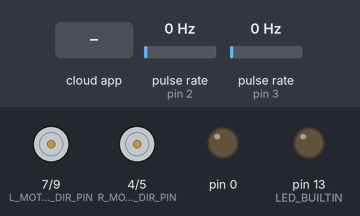
Recording of a program running on a simulated Arduino Uno, built with avr-gcc and run on an emulated ATmega328P. On the bench: direction and speed pins drawn as motors (green arrow = direction pin HIGH = forward, orange = LOW = backward, longer = more drive), output pins drawn as LEDs (lit = HIGH). Wiring (inferred from the names in the program): 2 × pulse sensor: data pin 2 / data pin 3. The inputs (shaded band) are chosen by the test bench; at power-on: pulse rate (sensors on pin 2, pin 3) 0 Hz. The ROS host is connected and sends only what is stated.

Above: at 1.7 s.
1.8 s: the phone or cloud app sets linear.x to -100
At 2.22 s:
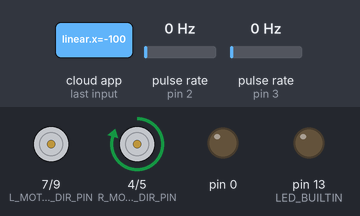
4.8 s: the phone or cloud app sets linear.x to 0
Timing chart, 0 to 7.8 s (numbered marks = the images above; inputs shaded):
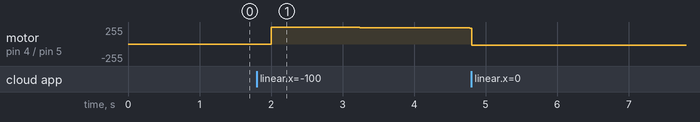

Measured:
- after the input at 1.8 s, motor on pin 4 (R_MOTOR_DIR_PIN) / pin 5 (R_MOTOR_PWM_PIN): stopped → forward 253/255 after 0.20 s, → forward 252/255 0.11 s later, → forward 251/255 0.23 s later, → forward 250/255 0.23 s later, … (14 changes in this stretch)

The program:

main.cpp
```cpp
#include <ros.h>
#include <Arduino.h>
#include <stdio.h>
#include <PID_v1.h>

#include <std_msgs/Int16.h>
#include <std_msgs/Float32.h>
#include <geometry_msgs/Twist.h>

ros::NodeHandle nh;

char log_buffer[50];

#ifndef LED_BUILTIN
#define LED_BUILTIN 13
#endif

#define L_MOTOR_PWM_PIN 9
#define L_MOTOR_DIR_PIN 7
#define R_MOTOR_PWM_PIN 5
#define R_MOTOR_DIR_PIN 4
#define L_ENCODER_PIN 3
#define R_ENCODER_PIN 2

#define WHEELBASE 0.135 // in meters
#define WHEEL_RADIUS 0.033 // in meters
#define WHEEL_CIRCUMFERENCE 0.207 // in meters
#define ENCODER_TICKS_PER_ROTATION 40.0 // 20 holes in encoder disc
#define WHEEL_DISTANCE_PER_ENCODER_TICK (WHEEL_CIRCUMFERENCE / ENCODER_TICKS_PER_ROTATION) // in meters

#define FORWARD true
#define BACKWARD false

#define L_MOTOR_FWD_OR_STOP LOW
#define L_MOTOR_BKWD HIGH
#define R_MOTOR_FWD_OR_STOP LOW
#define R_MOTOR_BKWD HIGH
#define MAX_PWM 255 //Arduino analogWrite (PWM) always on is 255

#define ENCODER_DEBOUNCE_TIME 1500 // in us

#define FEEDBACK_LOOP_FREQUENCY (float)2 // in Hz, must be in floating point or FEEDBACK_LOOP_TIME and TICK_CMR won't calculate properly
#define FEEDBACK_LOOP_TIME (1 / FEEDBACK_LOOP_FREQUENCY) // in seconds
#define TICK_CMR (int)((16000000 / (1024 * FEEDBACK_LOOP_FREQUENCY)) - 1) // When the timer counts to this, it interrupts

// PID constants
double Kp=2, Ki=5, Kd=1;

//How to log
//snprintf(log_buffer, sizeof(log_buffer) - 1, "Left wheel traveled %f meters", leftEncoderDistance);
//nh.loginfo(log_buffer);

void leftEncoderCallback();
void rightEncoderCallback();
void turnWheel(const int wheelCmdSpd, const unsigned int pwmPin, const unsigned int dirPin);
void cmdVelCallback(const geometry_msgs::Twist &twist);

geometry_msgs::Twist encoderVelocityMessage;
std_msgs::Float32 leftEncoderMessage;
std_msgs::Float32 rightEncoderMessage;
std_msgs::Int16 leftMotorMessage;
std_msgs::Int16 rightMotorMessage;

ros::Publisher encoderVelocityPub("encoder_velocity", &encoderVelocityMessage);
ros::Publisher leftEncoderPub("left_encoder_speed", &leftEncoderMessage);
ros::Publisher rightEncoderPub("right_encoder_speed", &rightEncoderMessage);
ros::Publisher leftMotorPub("left_motor_control", &leftMotorMessage);
ros::Publisher rightMotorPub("right_motor_control", &rightMotorMessage);

ros::Subscriber<geometry_msgs::Twist> cmdVelSub("cmd_vel", &cmdVelCallback);


/***************************** Encoders ******************************************/

volatile unsigned long leftEncoderLastChangeTime;
volatile unsigned long rightEncoderLastChangeTime;
volatile float leftEncoderCount;
volatile float rightEncoderCount;

volatile float leftWheelDesiredVelocity;
volatile float rightWheelDesiredVelocity;
volatile bool leftWheelLastDirection;
volatile bool rightWheelLastDirection;

double leftWheelDesiredSpeed, leftWheelEncoderSpeed, leftWheelPWM;
double rightWheelDesiredSpeed, rightWheelEncoderSpeed, rightWheelPWM;
PID leftWheelPID(&leftWheelEncoderSpeed, &leftWheelPWM, &leftWheelDesiredSpeed, Kp, Ki, Kd, DIRECT);
PID rightWheelPID(&rightWheelEncoderSpeed, &rightWheelPWM, &rightWheelDesiredSpeed, Kp, Ki, Kd, DIRECT);


void leftEncoderCallback() {
  unsigned long currentMicros = micros();
  if(currentMicros - leftEncoderLastChangeTime > ENCODER_DEBOUNCE_TIME) {
    leftEncoderCount++;
    leftEncoderLastChangeTime = currentMicros;
  }
}

void rightEncoderCallback() {
  unsigned long currentMicros = micros();
  if(currentMicros - rightEncoderLastChangeTime > ENCODER_DEBOUNCE_TIME) {
    rightEncoderCount++;
    rightEncoderLastChangeTime = currentMicros;
  }
}

// Encoder sum and PID control interrupt
ISR(TIMER1_COMPA_vect){
  float leftEncoderVelocity = (float) leftEncoderCount * WHEEL_DISTANCE_PER_ENCODER_TICK / FEEDBACK_LOOP_TIME;
  float rightEncoderVelocity = (float) rightEncoderCount * WHEEL_DISTANCE_PER_ENCODER_TICK / FEEDBACK_LOOP_TIME;

  leftEncoderCount = 0;
  rightEncoderCount = 0;

  if(leftWheelLastDirection == BACKWARD) {
    leftEncoderVelocity *= -1;
  }
  if(rightWheelLastDirection == BACKWARD) {
    rightEncoderVelocity *= -1;
  }

  leftEncoderMessage.data = leftEncoderVelocity;
  rightEncoderMessage.data = rightEncoderVelocity;

  encoderVelocityMessage.linear.x = (leftEncoderVelocity + rightEncoderVelocity) / (float)2;
  encoderVelocityMessage.angular.z = (rightEncoderVelocity - leftEncoderVelocity) / (2 * WHEELBASE);

  if(leftWheelDesiredVelocity < 0){
    leftWheelLastDirection = BACKWARD;
  } else {
    leftWheelLastDirection = FORWARD;
  }

  if(rightWheelDesiredVelocity < 0){
    rightWheelLastDirection = BACKWARD;
  } else {
    rightWheelLastDirection = FORWARD;
  }

  leftWheelDesiredSpeed = abs(leftWheelDesiredVelocity);
  rightWheelDesiredSpeed = abs(rightWheelDesiredVelocity);
  leftWheelEncoderSpeed = abs(leftEncoderVelocity);
  rightWheelEncoderSpeed = abs(rightEncoderVelocity);

  leftWheelPID.Compute();
  rightWheelPID.Compute();

  if(leftWheelDesiredVelocity >= 0) {
    turnWheel(leftWheelPWM, L_MOTOR_PWM_PIN, L_MOTOR_DIR_PIN);
    leftMotorMessage.data = leftWheelPWM;
  } else {
    turnWheel(leftWheelPWM * -1, L_MOTOR_PWM_PIN, L_MOTOR_DIR_PIN);
    leftMotorMessage.data = leftWheelPWM * -1;
  }

  if(rightWheelDesiredVelocity >= 0) {
    turnWheel(rightWheelPWM, R_MOTOR_PWM_PIN, R_MOTOR_DIR_PIN);
    rightMotorMessage.data = rightWheelPWM;
  } else {
    turnWheel(rightWheelPWM * -1, R_MOTOR_PWM_PIN, R_MOTOR_DIR_PIN);
    rightMotorMessage.data = rightWheelPWM * -1;
  }

  leftEncoderPub.publish(&leftEncoderMessage);
  rightEncoderPub.publish(&rightEncoderMessage);
  encoderVelocityPub.publish(&encoderVelocityMessage);
  leftMotorPub.publish(&leftMotorMessage);
  rightMotorPub.publish(&rightMotorMessage);
}


/*
 *  Takes a command speed from -255 to 255 (positive for forward, negative for backward),
 *  and the motor's PWM and direction pins, and controls the motor accordingly.
 */
void turnWheel(const int wheelCmdSpd,
      const unsigned int pwmPin,
      const unsigned int dirPin) {

  int wheelSpeed = abs(wheelCmdSpd);
  if (wheelSpeed > MAX_PWM) {
    wheelSpeed = MAX_PWM;
    nh.logwarn("Arduino: Motor command above max PWM value, adjusting down");
  }

  unsigned int motorDirVariable;

  if(wheelCmdSpd >= 0) {
    motorDirVariable = L_MOTOR_FWD_OR_STOP;
  } else {
    motorDirVariable = L_MOTOR_BKWD;
    wheelSpeed = MAX_PWM - wheelSpeed;
  }

  //snprintf(log_buffer, sizeof(log_buffer) - 1, "Wheel speed %i", wheelSpeed);
  //nh.loginfo(log_buffer);

  analogWrite(pwmPin, wheelSpeed);
  digitalWrite(dirPin, motorDirVariable);
}


void cmdVelCallback(const geometry_msgs::Twist &twist) {
  if (twist.linear.x == 0 && twist.angular.z == 0) {
    leftWheelPID.SetMode(MANUAL);
    rightWheelPID.SetMode(MANUAL);

    turnWheel(0, L_MOTOR_FWD_OR_STOP, L_MOTOR_DIR_PIN);
    turnWheel(0, R_MOTOR_FWD_OR_STOP, R_MOTOR_DIR_PIN);
  } else {
    leftWheelPID.SetMode(AUTOMATIC);
    rightWheelPID.SetMode(AUTOMATIC);
  }

  leftWheelDesiredVelocity = twist.linear.x - twist.angular.z*WHEELBASE;
  rightWheelDesiredVelocity = twist.linear.x + twist.angular.z*WHEELBASE;
}


/***************************** Setup and Loop ******************************************/

void setup() {
  // put your setup code here, to run once:

  //Initialize variables
  leftEncoderLastChangeTime = 0;
  rightEncoderLastChangeTime = 0;
  leftEncoderCount = 0;
  rightEncoderCount = 0;

  leftWheelDesiredVelocity = 0;
  rightWheelDesiredVelocity = 0;
  leftWheelLastDirection = FORWARD;
  rightWheelLastDirection = FORWARD;


  encoderVelocityMessage.linear.x = 0;
  encoderVelocityMessage.linear.y = 0;
  encoderVelocityMessage.linear.z = 0;
  encoderVelocityMessage.angular.x = 0;
  encoderVelocityMessage.angular.y = 0;
  encoderVelocityMessage.angular.z = 0;

  //Configure pins
  pinMode(LED_BUILTIN, OUTPUT);
  pinMode(L_MOTOR_PWM_PIN, OUTPUT);
  pinMode(L_MOTOR_DIR_PIN, OUTPUT);
  pinMode(R_MOTOR_PWM_PIN, OUTPUT);
  pinMode(R_MOTOR_DIR_PIN, OUTPUT);
  pinMode(L_ENCODER_PIN, INPUT);
  pinMode(R_ENCODER_PIN, INPUT);

  //Stop motors
  analogWrite(L_MOTOR_PWM_PIN, 0);
  digitalWrite(L_MOTOR_DIR_PIN, LOW);
  analogWrite(R_MOTOR_PWM_PIN, 0);
  digitalWrite(R_MOTOR_DIR_PIN, LOW);

  //Set encoder interrupts
  attachInterrupt(digitalPinToInterrupt(L_ENCODER_PIN), leftEncoderCallback, CHANGE);
  attachInterrupt(digitalPinToInterrupt(R_ENCODER_PIN), rightEncoderCallback, CHANGE);


  //Delay for encoder interrupts to initialize
  delay(500);

  //Initialize PID interrupt timer (Timer 1) to 1Hz
  //Copied from https://www.instructables.com/id/Arduino-Timer-Interrupts/

  TCCR1A = 0;// set entire TCCR1A register to 0
  TCCR1B = 0;// same for TCCR1B
  TCNT1  = 0;//initialize counter value to 0
  // set compare match register for 1hz increments
  // When the timer counts to 15624, the interrupt will trigger
  OCR1A = TICK_CMR;// = (16*10^6) / (1*1024) - 1 (must be <65536)
  // turn on CTC mode
  TCCR1B |= (1 << WGM12);
  // Set CS10 and CS12 bits for 1024 prescaler
  // This means that the timer will increment once for every 1024 cycles of the Arduino Uno's 16MHz clock
  TCCR1B |= (1 << CS12) | (1 << CS10);
  // enable timer compare interrupt
  TIMSK1 |= (1 << OCIE1A);

  leftWheelPID.SetOutputLimits(0, MAX_PWM);
  rightWheelPID.SetOutputLimits(0, MAX_PWM);
  // PIDs are manual when stopped
  leftWheelPID.SetMode(MANUAL);
  rightWheelPID.SetMode(MANUAL);

  nh.initNode();
  nh.advertise(encoderVelocityPub);
  nh.advertise(leftEncoderPub);
  nh.advertise(rightEncoderPub);
  nh.advertise(leftMotorPub);
  nh.advertise(rightMotorPub);

  nh.subscribe(cmdVelSub);
}

void loop() {
  // put your main code here, to run repeatedly:

  nh.spinOnce();
}
```
